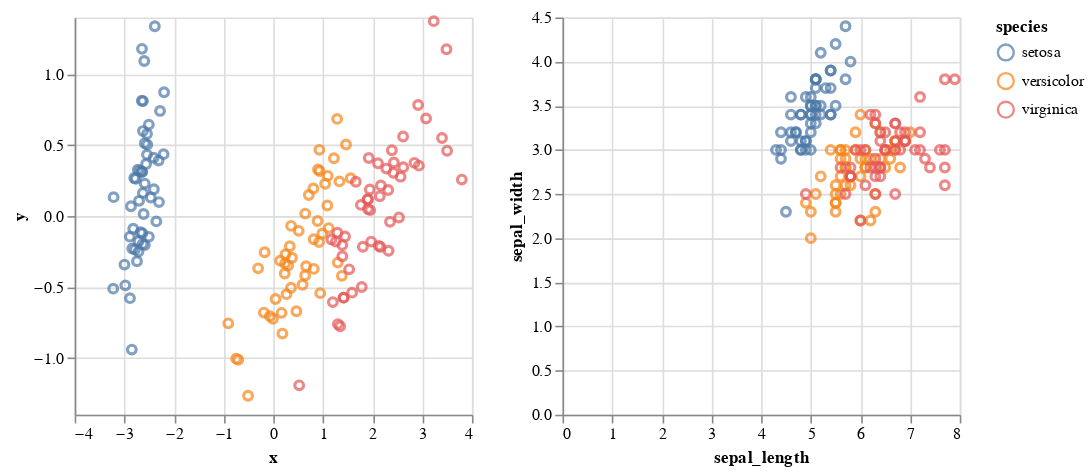

Write notebook code for a chart like this one.
### Code cell
# create side-by-side charts and highlight points within the plot using mouse
brush = alt.selection_interval()

chart = alt.Chart(df).mark_point().encode(
    color=alt.condition(brush, 'species:N', alt.value('lightgray'))
).properties(
    width=250,
    height=250
).add_selection(
    brush
)

chart2 = chart.encode(x='x', y='y') | chart.encode(x='sepal_length:Q', y='sepal_width')
chart2.save('my_plot.html')
chart2

### Figure 1 — Vega-Lite specification as saved in the notebook (floating-point values rounded to 4 significant figures; data arrays with more than 128 entries replaced by an {"elided": "..."} marker saying what was removed)
{"$schema": "https://vega.github.io/schema/vega-lite/v2.6.0.json", "config": {"view": {"height": 300, "width": 400}}, "datasets": {"data-7d5c95d2a1667fa4bf7d2dd432a1e582": {"elided": "150 records"}}, "hconcat": [{"data": {"name": "data-7d5c95d2a1667fa4bf7d2dd432a1e582"}, "encoding": {"color": {"condition": {"field": "species", "selection": "selector001", "type": "nominal"}, "value": "lightgray"}, "x": {"field": "x", "type": "quantitative"}, "y": {"field": "y", "type": "quantitative"}}, "height": 250, "mark": "point", "selection": {"selector001": {"encodings": ["x", "y"], "mark": {"fill": "#333", "fillOpacity": 0.125, "stroke": "white"}, "on": "[mousedown, window:mouseup] > window:mousemove!", "resolve": "global", "translate": "[mousedown, window:mouseup] > window:mousemove!", "type": "interval", "zoom": "wheel!"}}, "width": 250}, {"data": {"name": "data-7d5c95d2a1667fa4bf7d2dd432a1e582"}, "encoding": {"color": {"condition": {"field": "species", "selection": "selector001", "type": "nominal"}, "value": "lightgray"}, "x": {"field": "sepal_length", "type": "quantitative"}, "y": {"field": "sepal_width", "type": "quantitative"}}, "height": 250, "mark": "point", "selection": {"selector001": {"encodings": ["x", "y"], "mark": {"fill": "#333", "fillOpacity": 0.125, "stroke": "white"}, "on": "[mousedown, window:mouseup] > window:mousemove!", "resolve": "global", "translate": "[mousedown, window:mouseup] > window:mousemove!", "type": "interval", "zoom": "wheel!"}}, "width": 250}]}
